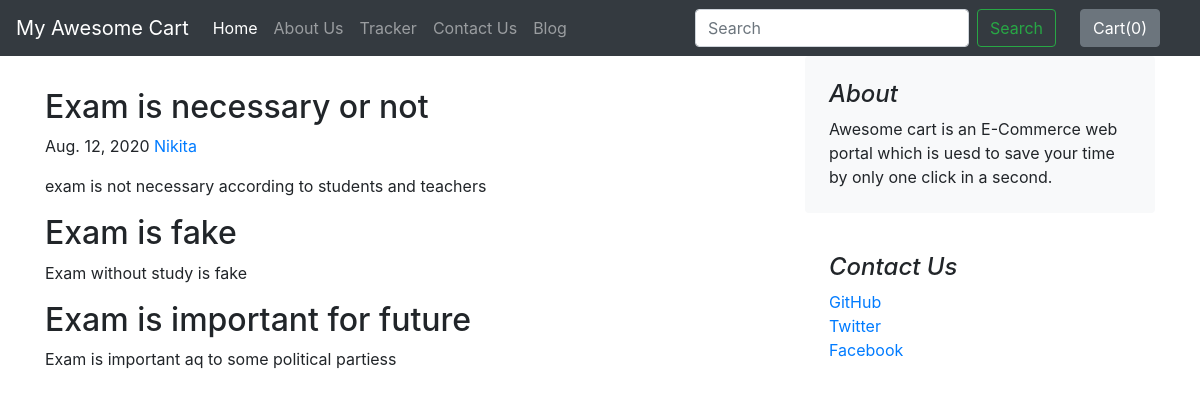
The app's page /blog/blogpost/2 with its own data.
### blog/models.py (models this page shows)
class blogPost(models.Model):
    blog_id=models.AutoField
    title=models.CharField(max_length=50,default="")
    head0=models.CharField(max_length=500,default="")
    chead0 = models.CharField(max_length=500,default="")
    head1 = models.CharField(max_length=500,default="")
    chead1 = models.CharField(max_length=500,default="")
    head2 = models.CharField(max_length=500,default="")
    chead2 = models.CharField(max_length=500,default="")
    thumbmail=models.ImageField(upload_to="blog/images",default="")
    pub_date=models.DateField()
    def __str__(self):
        return self.title

### blog/views.py (the view)
# urls.py: path("blogpost/<int:id>",views.blogpost,name="blogPost"),
def blogpost(request,id):
    blogpost=blogPost.objects.filter(id=id)[0]
    print(blogpost);
    return render(request,"blog/blogpost.html",{'blogpost':blogpost})

### blog/templates/blog/blogpost.html (shortened to what this page needs)
{% extends "blog/basic.html" %}
{% block body %}
<div class="container ">
<div class="row ">
    <div class="col-md-8 blog-main">
      <h3 class="pb-4  font-italic ">
      </h3>
      <div class="blog-post">
        <h2 class="blog-post-title" id= "heading0" name="head0">{{blogpost.head0}}</h2>
        <p class="blog-post-meta">{{blogpost.pub_date}} <a href="#">Nikita</a></p>
        <p> {{blogpost.chead0}}</p>
        <h2>{{blogpost.head1}}</h2>
        <p> {{blogpost.chead1}}</p>
        <h2 >{{blogpost.head2}}</h2>
        <p> {{blogpost.chead2}}</p>
      </div>
    </div>
    <aside class="col-md-4 blog-sidebar">
      <div class="p-4 mb-3 bg-light rounded">
        <h4 class="font-italic">About</h4>
          <p class="mb-0">Awesome cart is an E-Commerce web portal which is uesd to save your time by only one click in a second.</p>
      </div>
      <div class="p-4">
        <h4 class="font-italic">Contact Us</h4>
        <ol class="list-unstyled">
          <li><a href="http://www.facebook.com/nikki_sharma">GitHub</a></li>
          <li><a href="#">Twitter</a></li>
          <li><a href="#">Facebook</a></li>
        </ol>
      </div>
    </aside>
  </div>
      </div>
{% endblock %}

### records on screen
blogPost: head0 "Exam is necessary or not", pub_date "Aug. 12, 2020", chead0 "exam is not necessary according to students and teachers", head1 "Exam is fake", chead1 "Exam without study is fake", head2 "Exam is important for future", chead2 "Exam is important aq to some political partiess"
